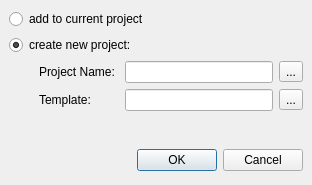
<ui version="4.0" >
 <class>ImportMidiDialogBase</class>
 <widget class="QDialog" name="ImportMidiDialogBase" >
  <property name="geometry" >
   <rect>
    <x>0</x>
    <y>0</y>
    <width>312</width>
    <height>185</height>
   </rect>
  </property>
  <property name="windowTitle" >
   <string>Import Midi File</string>
  </property>
  <layout class="QVBoxLayout" >
   <property name="margin" >
    <number>9</number>
   </property>
   <property name="spacing" >
    <number>6</number>
   </property>
   <item>
    <widget class="QRadioButton" name="addToProject" >
     <property name="text" >
      <string>add to current project</string>
     </property>
    </widget>
   </item>
   <item>
    <widget class="QRadioButton" name="createNewProject" >
     <property name="text" >
      <string>create new project:</string>
     </property>
     <property name="checked" >
      <bool>true</bool>
     </property>
    </widget>
   </item>
   <item>
    <layout class="QGridLayout" >
     <property name="margin" >
      <number>0</number>
     </property>
     <property name="spacing" >
      <number>6</number>
     </property>
     <item row="0" column="3" >
      <widget class="QToolButton" name="selectProject" >
       <property name="toolTip" >
        <string>select project name</string>
       </property>
       <property name="text" >
        <string>...</string>
       </property>
       <property name="icon" >
        <iconset resource="muse.qrc" >:/xpm/filenew.png</iconset>
       </property>
      </widget>
     </item>
     <item row="0" column="1" >
      <widget class="QLabel" name="label" >
       <property name="text" >
        <string>Project Name: </string>
       </property>
      </widget>
     </item>
     <item row="1" column="3" >
      <widget class="QToolButton" name="selectTemplate" >
       <property name="toolTip" >
        <string>select template</string>
       </property>
       <property name="text" >
        <string>...</string>
       </property>
       <property name="icon" >
        <iconset resource="muse.qrc" >:/xpm/filenew.png</iconset>
       </property>
      </widget>
     </item>
     <item row="1" column="2" >
      <widget class="QLineEdit" name="templateName" />
     </item>
     <item row="0" column="0" >
      <spacer>
       <property name="orientation" >
        <enum>Qt::Horizontal</enum>
       </property>
       <property name="sizeType" >
        <enum>QSizePolicy::Fixed</enum>
       </property>
       <property name="sizeHint" >
        <size>
         <width>30</width>
         <height>20</height>
        </size>
       </property>
      </spacer>
     </item>
     <item row="1" column="1" >
      <widget class="QLabel" name="label_2" >
       <property name="text" >
        <string>Template:</string>
       </property>
      </widget>
     </item>
     <item row="0" column="2" >
      <widget class="QLineEdit" name="projectName" />
     </item>
    </layout>
   </item>
   <item>
    <spacer>
     <property name="orientation" >
      <enum>Qt::Vertical</enum>
     </property>
     <property name="sizeHint" >
      <size>
       <width>20</width>
       <height>31</height>
      </size>
     </property>
    </spacer>
   </item>
   <item>
    <layout class="QHBoxLayout" >
     <property name="margin" >
      <number>0</number>
     </property>
     <property name="spacing" >
      <number>6</number>
     </property>
     <item>
      <spacer>
       <property name="orientation" >
        <enum>Qt::Horizontal</enum>
       </property>
       <property name="sizeHint" >
        <size>
         <width>131</width>
         <height>31</height>
        </size>
       </property>
      </spacer>
     </item>
     <item>
      <widget class="QPushButton" name="okButton" >
       <property name="text" >
        <string>OK</string>
       </property>
      </widget>
     </item>
     <item>
      <widget class="QPushButton" name="cancelButton" >
       <property name="text" >
        <string>Cancel</string>
       </property>
      </widget>
     </item>
    </layout>
   </item>
  </layout>
 </widget>
 <resources>
  <include location="muse.qrc" />
 </resources>
 <connections>
  <connection>
   <sender>okButton</sender>
   <signal>clicked()</signal>
   <receiver>ImportMidiDialogBase</receiver>
   <slot>accept()</slot>
   <hints>
    <hint type="sourcelabel" >
     <x>278</x>
     <y>253</y>
    </hint>
    <hint type="destinationlabel" >
     <x>96</x>
     <y>254</y>
    </hint>
   </hints>
  </connection>
  <connection>
   <sender>cancelButton</sender>
   <signal>clicked()</signal>
   <receiver>ImportMidiDialogBase</receiver>
   <slot>reject()</slot>
   <hints>
    <hint type="sourcelabel" >
     <x>369</x>
     <y>253</y>
    </hint>
    <hint type="destinationlabel" >
     <x>179</x>
     <y>282</y>
    </hint>
   </hints>
  </connection>
 </connections>
</ui>
